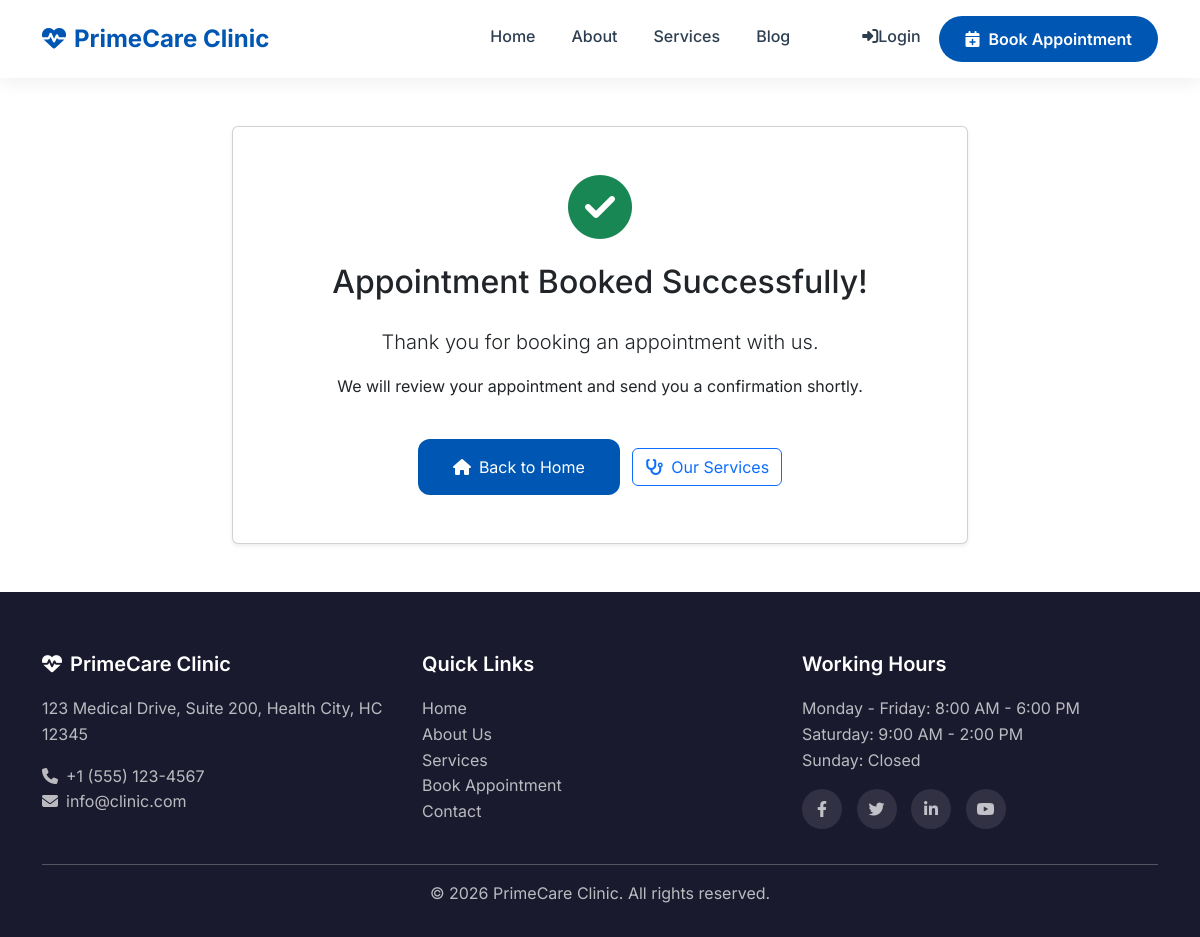
/appointments/success/, run on the app's committed database.
### core/models.py (models this page shows, shortened)
class SiteSettings(models.Model):
    site_name = models.CharField(max_length=100, default='Medical Clinic')
    site_logo = models.ImageField(upload_to='site/', blank=True, null=True)
    site_favicon = models.ImageField(upload_to='site/', blank=True, null=True)
    doctor_name = models.CharField(max_length=100)
    doctor_title = models.CharField(max_length=200)
    doctor_image = models.ImageField(upload_to='doctor/')
    doctor_biography = models.TextField()
    doctor_qualifications = models.TextField(help_text='Comma separated qualifications')
    doctor_experience = models.TextField()
    doctor_certifications = models.TextField(blank=True)
    doctor_achievements = models.TextField(blank=True)
    doctor_email = models.EmailField()
    doctor_phone = models.CharField(max_length=20)
    clinic_name = models.CharField(max_length=100)
    clinic_address = models.TextField()
    clinic_phone = models.CharField(max_length=20)
    clinic_email = models.EmailField()
    working_hours = models.TextField()
    google_maps_embed = models.TextField(blank=True, help_text='Google Maps embed URL')
    facebook_url = models.URLField(blank=True)
    twitter_url = models.URLField(blank=True)
    instagram_url = models.URLField(blank=True)
    linkedin_url = models.URLField(blank=True)
    youtube_url = models.URLField(blank=True)
    years_experience = models.IntegerField(default=0)
    happy_patients = models.IntegerField(default=0)
    operations_completed = models.IntegerField(default=0)
    awards_won = models.IntegerField(default=0)
    created_at = models.DateTimeField(auto_now_add=True)
    updated_at = models.DateTimeField(auto_now=True)
    class Meta:
        verbose_name = 'Site Setting'
        verbose_name_plural = 'Site Settings'

### appointments/views.py (the view)
# urls.py: path('success/', views.appointment_success, name='success'),
def appointment_success(request):
    return render(request, 'appointments/appointment_success.html')

### core/context_processors.py (called while the page is built)
def site_settings(request):
    try:
        settings = SiteSettings.objects.first()
    except:
        settings = None
    services = Service.objects.filter(is_active=True)[:6] if settings else []
    latest_posts = BlogPost.objects.filter(is_published=True)[:3] if settings else []
    pending_count = 0
    try:
        pending_count = Appointment.objects.filter(status='pending').count()
    except:
        pass
    return {
        'site_settings': settings,
        'services_global': services,
        'latest_posts_global': latest_posts,
        'pending_appointments_count': pending_count,
        'current_language': get_language(),  # Add current language
    }

### appointments/templates/appointments/appointment_success.html (shortened to what this page needs)
{% extends 'core/base.html' %}
{% block content %}
<div class="container py-5">
    <div class="row">
        <div class="col-lg-8 mx-auto text-center">
            <div class="card p-5 shadow-sm">
                <div class="text-center mb-4">
                    <i class="fas fa-check-circle text-success" style="font-size: 4rem;"></i>
                </div>
                <h2 class="mb-4">Appointment Booked Successfully!</h2>
                <p class="lead">Thank you for booking an appointment with us.</p>
                <p>We will review your appointment and send you a confirmation shortly.</p>
                <div class="mt-4">
                    <a href="{% url 'core:home' %}" class="btn btn-primary me-2">
                        <i class="fas fa-home me-2"></i>Back to Home
                    </a>
                    <a href="{% url 'services:list' %}" class="btn btn-outline-primary">
                        <i class="fas fa-stethoscope me-2"></i>Our Services
                    </a>
                </div>
            </div>
        </div>
    </div>
</div>
{% endblock %}

### core/templates/core/base.html (shortened to what this page needs)
{% load static %}
<!DOCTYPE html>
<html lang="en">
<head>
    <link href="https://cdn.jsdelivr.net/npm/bootstrap@5.3.0/dist/css/bootstrap.min.css" rel="stylesheet">
    <link rel="stylesheet" href="https://cdnjs.cloudflare.com/ajax/libs/font-awesome/6.4.0/css/all.min.css">
    <link rel="stylesheet" href="{% static 'css/style.css' %}">
</head>
<body>
    <nav class="navbar navbar-expand-lg sticky-top">
        <div class="container">
            <a class="navbar-brand" href="{% url 'core:home' %}">
                {% if site_settings.site_logo %}
                    <img src="{{ site_settings.site_logo.url }}" alt="{{ site_settings.site_name }}" height="40">
                {% else %}
                    <i class="fas fa-heartbeat me-2"></i>{{ site_settings.site_name|default:"Medical Clinic" }}
                {% endif %}
            </a>
            <div class="collapse navbar-collapse" id="navbarNav">
                <ul class="navbar-nav ms-auto">
                    <li class="nav-item">
                        <a class="nav-link {% if request.resolver_match.url_name == 'home' %}active{% endif %}" href="{% url 'core:home' %}">
                            Home
                        </a>
                    </li>
                    <li class="nav-item">
                        <a class="nav-link {% if 'about' in request.path %}active{% endif %}" href="{% url 'core:about' %}">
                            About
                        </a>
                    </li>
                    <li class="nav-item">
                        <a class="nav-link {% if 'services' in request.path %}active{% endif %}" href="{% url 'services:list' %}">
                            Services
                        </a>
                    </li>
                    <li class="nav-item">
                        <a class="nav-link {% if 'blog' in request.path %}active{% endif %}" href="{% url 'blog:list' %}">
                            Blog
                        </a>
                    </li>
                    <li class="nav-item">
                        <a class="nav-link {% if 'contact' in request.path %}active{% endif %}" href="{% url 'core:contact' %}">
                        </a>
                    </li>
                    {% if user.is_authenticated %}
                        <li class="nav-item">
                            <a class="nav-link dashboard-link {% if 'dashboard' in request.path %}active{% endif %}" href="{% url 'dashboard:home' %}">
                                <i class="fas fa-tachometer-alt"></i>
                                <span class="d-none d-lg-inline">Dashboard</span>
                                {% if pending_appointments_count > 0 %}
                                <span class="badge bg-danger ms-1 pulse-badge">{{ pending_appointments_count }}</span>
                                {% endif %}
                            </a>
                        </li>
                        <li class="nav-item dropdown">
                            <a class="nav-link dropdown-toggle" href="#" id="userDropdown" role="button" data-bs-toggle="dropdown" aria-expanded="false">
                                <span class="user-avatar-circle">
                                    <i class="fas fa-user-circle fa-lg"></i>
                                </span>
                                <span class="d-none d-lg-inline ms-2">
                                    {% if user.get_full_name %}
                                        {{ user.get_full_name }}
                                    {% else %}
                                        {{ user.username }}
                                    {% endif %}
                                </span>
                            </a>
                            <ul class="dropdown-menu dropdown-menu-end" aria-labelledby="userDropdown">
                                <li>
                                    <a class="dropdown-item" href="{% url 'dashboard:home' %}">
                                        <i class="fas fa-tachometer-alt me-2"></i>Dashboard
                                    </a>
                                </li>
                                <li>
                                    <a class="dropdown-item" href="{% url 'dashboard:settings' %}">
                                        <i class="fas fa-cog me-2"></i>Settings
                                    </a>
                                </li>
                                <li><hr class="dropdown-divider"></li>
                                <li>
                                    <form method="POST" action="{% url 'accounts:logout' %}" style="display: inline; width: 100%;">
                                        {% csrf_token %}
                                        <button type="submit" class="dropdown-item text-danger" style="width: 100%; border: none; background: none; text-align: left;">
                                            <i class="fas fa-sign-out-alt me-2"></i>Logout
                                        </button>
                                    </form>
                                </li>
                            </ul>
                        </li>
                    {% else %}
                        <li class="nav-item">
                            <a class="nav-link" href="{% url 'accounts:login' %}">
                                <i class="fas fa-sign-in-alt"></i>Login
                            </a>
                        </li>
                    {% endif %}
                    <li class="nav-item">
                        <a class="btn btn-appointment" href="{% url 'appointments:book' %}">
                            <i class="fas fa-calendar-plus me-2"></i>Book Appointment
                        </a>
                    </li>
                </ul>
            </div>
        </div>
    </nav>
    <main>
        {% block content %}{% endblock %}
    </main>
    <footer class="footer">
        <div class="container">
            <div class="row g-4">
                <div class="col-lg-4">
                    <h5>
                        {% if site_settings.site_logo %}
                            <img src="{{ site_settings.site_logo.url }}" alt="{{ site_settings.site_name }}" height="30" class="mb-2">
                        {% else %}
                            <i class="fas fa-heartbeat me-2"></i>{{ site_settings.site_name|default:"Medical Clinic" }}
                        {% endif %}
                    </h5>
                    <p class="text-muted">{{ site_settings.clinic_address|default:"123 Medical Drive, Health City" }}</p>
                    <p class="text-muted">
                        <i class="fas fa-phone me-2"></i>{{ site_settings.clinic_phone|default:"+1 (555) 123-4567" }}<br>
                        <i class="fas fa-envelope me-2"></i>{{ site_settings.clinic_email|default:"info@clinic.com" }}
                    </p>
                </div>
                <div class="col-lg-4">
                    <h5>Quick Links</h5>
                    <ul class="list-unstyled">
                        <li><a href="{% url 'core:home' %}">Home</a></li>
                        <li><a href="{% url 'core:about' %}">About Us</a></li>
                        <li><a href="{% url 'services:list' %}">Services</a></li>
                        <li><a href="{% url 'appointments:book' %}">Book Appointment</a></li>
                        <li><a href="{% url 'core:contact' %}">Contact</a></li>
                    </ul>
                </div>
                <div class="col-lg-4">
                    <h5>Working Hours</h5>
                    <p class="text-muted" style="white-space: pre-line;">{{ site_settings.working_hours|default:"Monday - Friday: 8:00 AM - 6:00 PM\nSaturday: 9:00 AM - 2:00 PM\nSunday: Closed" }}</p>
                    <div class="social-links mt-3">
                        {% if site_settings.facebook_url %}
                        <a href="{{ site_settings.facebook_url }}" target="_blank"><i class="fab fa-facebook-f"></i></a>
                        {% endif %}
                        {% if site_settings.twitter_url %}
                        <a href="{{ site_settings.twitter_url }}" target="_blank"><i class="fab fa-twitter"></i></a>
                        {% endif %}
                        {% if site_settings.linkedin_url %}
                        <a href="{{ site_settings.linkedin_url }}" target="_blank"><i class="fab fa-linkedin-in"></i></a>
                        {% endif %}
                        {% if site_settings.youtube_url %}
                        <a href="{{ site_settings.youtube_url }}" target="_blank"><i class="fab fa-youtube"></i></a>
                        {% endif %}
                    </div>
                </div>
            </div>
            <hr class="mt-4">
            <div class="text-center">
                <p class="text-muted mb-0">&copy; {% now "Y" %} {{ site_settings.site_name|default:"Medical Clinic" }}. All rights reserved.</p>
            </div>
        </div>
    </footer>
</body>
</html>

### static/css/style.css (style rules this page uses)
:root { --primary-color: #0056b3; --secondary-color: #007bff; --accent-color: #28a745; --light-bg: #f8f9fa; --dark-color: #1a1a2e; --text-color: #2c3e50; --white: #ffffff; --shadow: 0 10px 30px rgba(0, 0, 0, 0.1); --transition: all 0.3s ease; }
* { margin: 0; padding: 0; box-sizing: border-box; }
body { font-family: 'Inter', sans-serif; color: var(--text-color); line-height: 1.6; overflow-x: hidden; }
.navbar { background: rgba(255, 255, 255, 0.98); box-shadow: 0 2px 20px rgba(0, 0, 0, 0.08); padding: 15px 0; transition: var(--transition); }
.navbar-brand { font-weight: 700; font-size: 1.5rem; color: var(--primary-color); }
.nav-link { font-weight: 500; color: var(--text-color); margin: 0 10px; transition: var(--transition); }
.btn-appointment { background: var(--primary-color); color: var(--white); padding: 10px 25px; border-radius: 50px; font-weight: 600; transition: var(--transition); }
.btn-primary { text-decoration:none; background:#2d7dff; color:white; padding:16px 35px; border-radius:12px; transition:.3s; }
.footer { background: var(--dark-color); color: var(--white); padding: 60px 0 30px; }
.footer h5 { font-weight: 600; margin-bottom: 20px; }
.footer a { color: rgba(255, 255, 255, 0.7); text-decoration: none; transition: var(--transition); }
.footer .text-muted { color: rgba(255, 255, 255, 0.7) !important; }
.social-links a { display: inline-block; width: 40px; height: 40px; line-height: 40px; text-align: center; background: rgba(255, 255, 255, 0.1); border-radius: 50%; margin-right: 10px; transition: var(--transition); }
.card { transition: var(--transition); }
.btn-primary { background: var(--primary-color); border: none; transition: var(--transition); }

### data on the page
SiteSettings: site_name "PrimeCare Clinic", clinic_address "123 Medical Drive, Suite 200, Health City, HC 12345", clinic_phone "+1 (555) 123-4567", clinic_email "info@clinic.com", working_hours "Monday - Friday: 8:00 AM - 6:00 PM Saturday: 9:00 AM - 2:00 PM Sunday: Closed"
